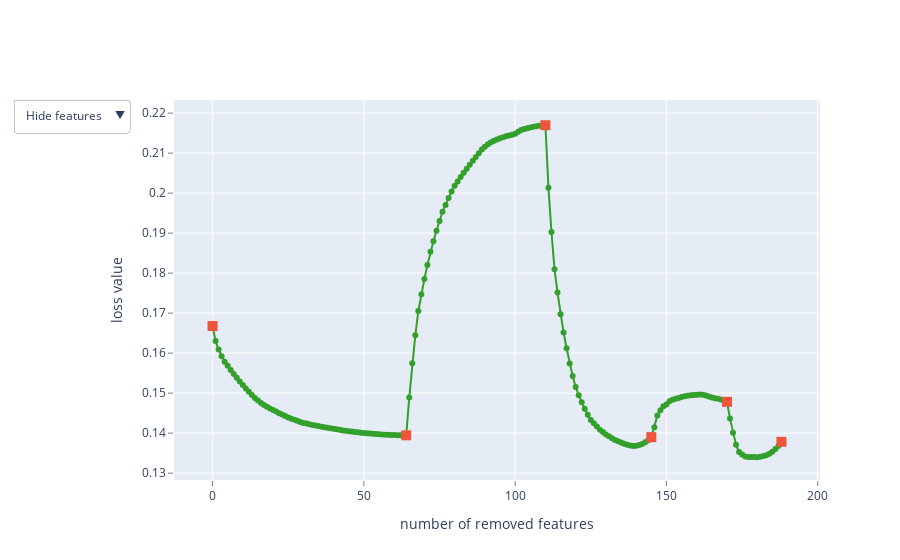

Notebook code cell kept with this figure:
### Code cell
model_select = CatBoostRegressor(thread_count=8,
                                 iterations=1000,
                                 #l2_leaf_reg = 2.0, 
                                 #learning_rate = 0.01,
                                 loss_function='MAPE',
                                 od_type='Iter',
                                 od_wait=10)
res = model_select.select_features(
    train_pool,
    eval_set=val_pool,
    features_for_select=list(range(0, X_train.shape[1], 1)),
    num_features_to_select=50,
    steps=5,
    algorithm=EFeaturesSelectionAlgorithm.RecursiveByShapValues,
    shap_calc_type=EShapCalcType.Regular,
    train_final_model=True,
    verbose=False,
    logging_level=None,
    plot=True)

### Figure 1 — Plotly figure (JSON) as saved in the notebook; plotly's stock layout.template omitted (floating-point values rounded to 4 significant figures; data arrays with more than 128 entries replaced by an {"elided": "..."} marker saying what was removed)
{"data": [{"line": {"color": "rgb(51,160,44)"}, "mode": "lines+markers", "name": "", "text": {"elided": "189 str values"}, "type": "scatter", "x": {"elided": "189 int values"}, "y": {"elided": "189 float values"}}, {"marker": {"size": 10, "symbol": "square"}, "mode": "markers", "name": "", "text": ["", "Brent Crude Oil Price_lag_5", "Japan Interest Rate: Short Term Prime_lag_8", "target_lag_10", "Bangladesh Scrap Price (Handymax/Handysize Bulkcarrier)_lag_12", "Natural Gas Spot Price, TTF NW Europe_lag_3"], "type": "scatter", "x": [0, 64, 110, 145, 170, 188], "y": [0.1668, 0.1394, 0.217, 0.139, 0.1478, 0.1378]}, {"mode": "text", "name": "", "text": {"elided": "189 str values"}, "textfont": {"color": "rgb(51,160,44)", "family": "sans serif", "size": 18}, "textposition": "bottom center", "type": "scatter", "visible": false, "x": {"elided": "189 int values"}, "y": {"elided": "189 float values"}}, {"mode": "text", "name": "", "text": {"elided": "189 str values"}, "textfont": {"color": "rgb(51,160,44)", "family": "sans serif", "size": 18}, "textposition": "bottom center", "type": "scatter", "visible": false, "x": {"elided": "189 int values"}, "y": {"elided": "189 float values"}}], "layout": {"showlegend": false, "updatemenus": [{"active": 0, "buttons": [{"args": [{"visible": [true, true, false, false]}], "label": "Hide features", "method": "update"}, {"args": [{"visible": [true, true, true, false]}], "label": "Show indices", "method": "update"}, {"args": [{"visible": [true, true, false, true]}], "label": "Show names", "method": "update"}], "pad": {"r": 10, "t": 10}, "showactive": true, "x": -0.25, "xanchor": "left", "y": 1.03, "yanchor": "top"}], "xaxis": {"gridcolor": "rgb(255,255,255)", "showgrid": true, "showline": false, "showticklabels": true, "tickcolor": "rgb(127,127,127)", "ticks": "outside", "title": {"text": "number of removed features"}, "zeroline": false}, "yaxis": {"gridcolor": "rgb(255,255,255)", "showgrid": true, "showline": false, "showticklabels": true, "tickcolor": "rgb(127,127,127)", "ticks": "outside", "title": {"text": "loss value"}, "zeroline": false}}}
